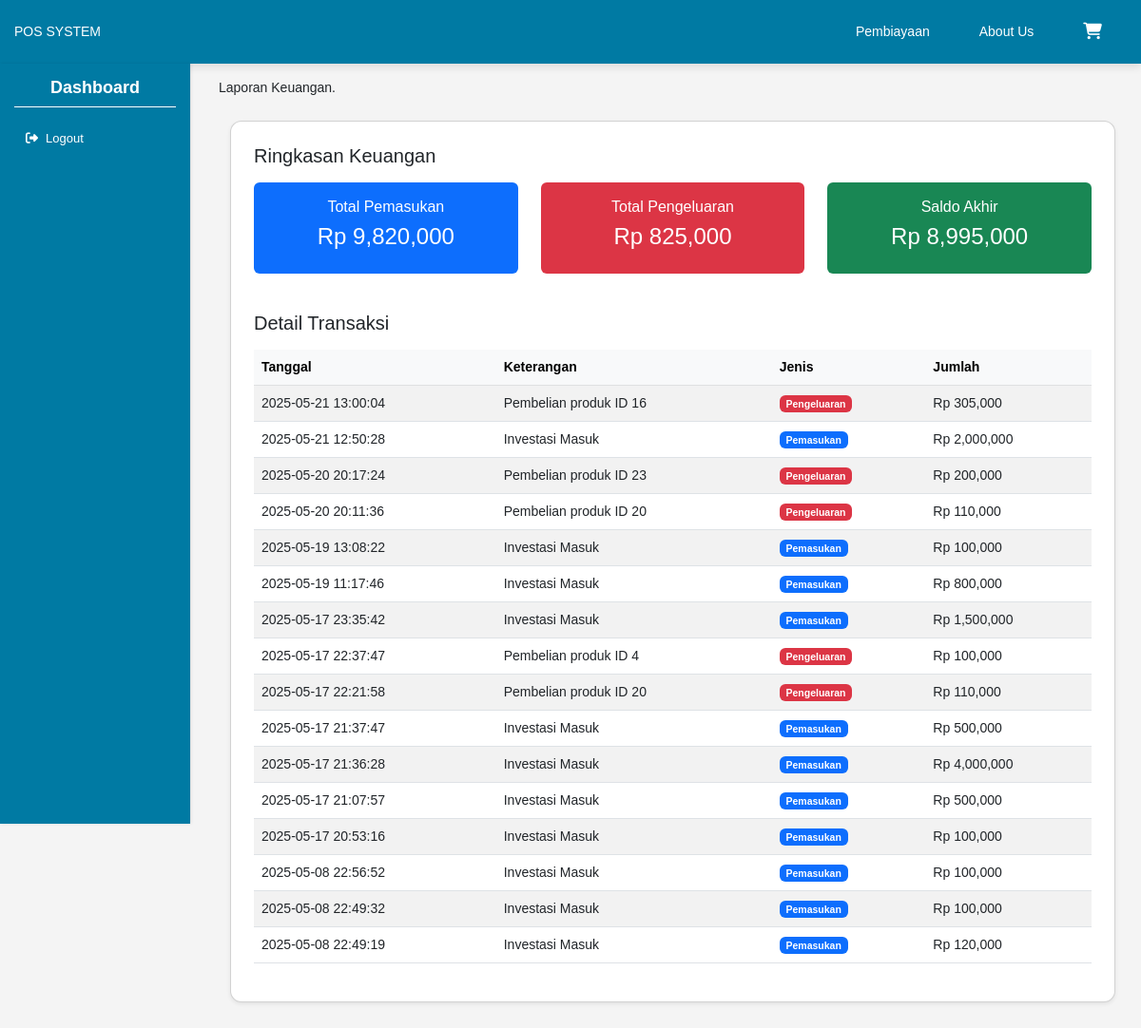
The page /laporan-keuangan on the database its author committed.
### tables this page shows
CREATE TABLE investments (
    id INTEGER PRIMARY KEY AUTOINCREMENT,
    crowdfunding_id INTEGER,
    investor_id INTEGER,
    amount REAL,
    created_at TEXT,
    FOREIGN KEY (crowdfunding_id) REFERENCES crowdfunding_requests(id)
);

### routes/bank_routes.py (the view)
@bank_routes.route('/laporan-keuangan')
def laporan_keuangan():
    conn = sqlite3.connect('myappdb.db')
    cursor = conn.cursor()
    cursor.execute("SELECT SUM(amount) FROM investments")
    total_pemasukan = cursor.fetchone()[0] or 0
    cursor.execute("SELECT SUM(amount) FROM investment_usages")
    total_pengeluaran = cursor.fetchone()[0] or 0
    saldo_akhir = total_pemasukan - total_pengeluaran
    cursor.execute("""
        SELECT created_at AS tanggal, 'Investasi Masuk' AS keterangan, 'pemasukan' AS jenis, amount
        FROM investments
        UNION ALL
        SELECT used_at AS tanggal, description AS keterangan, 'pengeluaran' AS jenis, amount
        FROM investment_usages
        ORDER BY tanggal DESC
    """)
    laporan = cursor.fetchall()
    conn.close()
    return render_template('laporan_keuangan.html',
                           total_pemasukan=total_pemasukan,
                           total_pengeluaran=total_pengeluaran,
                           saldo_akhir=saldo_akhir,
                           laporan=laporan)

### templates/laporan_keuangan.html (shortened to what this page needs)
{% extends "dashboard.html" %}
{% block content %}
<p>Laporan Keuangan.</p>
<div class="container mt-4">
    <div class="card p-4 shadow-sm">
        <h5 class="mb-3">Ringkasan Keuangan</h5>
        <div class="row mb-4">
            <div class="col-md-4 mb-3">
                <div class="bg-primary text-white p-3 rounded text-center">
                    <h6>Total Pemasukan</h6>
                    <h4>Rp {{ "{:,.0f}".format(total_pemasukan or 0) }}</h4>
                </div>
            </div>
            <div class="col-md-4 mb-3">
                <div class="bg-danger text-white p-3 rounded text-center">
                    <h6>Total Pengeluaran</h6>
                    <h4>Rp {{ "{:,.0f}".format(total_pengeluaran or 0) }}</h4>
                </div>
            </div>
            <div class="col-md-4 mb-3">
                <div class="bg-success text-white p-3 rounded text-center">
                    <h6>Saldo Akhir</h6>
                    <h4>Rp {{ "{:,.0f}".format(saldo_akhir or 0) }}</h4>
                </div>
            </div>
        </div>
        <h5 class="mb-3">Detail Transaksi</h5>
        <div class="table-responsive">
            <table class="table table-striped align-middle">
                <thead class="table-light">
                    <tr>
                        <th>Tanggal</th>
                        <th>Keterangan</th>
                        <th>Jenis</th>
                        <th>Jumlah</th>
                    </tr>
                </thead>
                <tbody>
                    {% for l in laporan %}
                    <tr>
                        <td>{{ l[0] or '-' }}</td>
                        <td>{{ l[1] or '-' }}</td>
                        <td>
                            {% if l[2] == 'pemasukan' %}
                                <span class="badge bg-primary">Pemasukan</span>
                            {% else %}
                                <span class="badge bg-danger">Pengeluaran</span>
                            {% endif %}
                        </td>
                        <td>Rp {{ "{:,.0f}".format(l[3] or 0) }}</td>
                    </tr>
                    {% endfor %}
                </tbody>
            </table>
        </div>
    </div>
</div>
{% endblock %}

### static/css/dashboard.css (style rules this page uses)
body { font-family: 'Poppins', Arial, sans-serif; font-size: 14px; margin: 0; padding: 0; box-sizing: border-box; background-color: #f4f4f4; }
.card { border-radius: 12px; box-shadow: 0 4px 12px rgba(0, 0, 0, 0.05); padding: 15px; background-color: white; margin-bottom: 20px; transition: all 0.3s ease; }

### rows shown on the page
investments: created_at "2025-05-21 12:50:28", l "Investasi Masuk", shows "Pemasukan", amount "2,000,000"
investments: created_at "2025-05-19 13:08:22", l "Investasi Masuk", shows "Pemasukan", amount "100,000"
investments: created_at "2025-05-19 11:17:46", l "Investasi Masuk", shows "Pemasukan", amount "800,000"
investments: created_at "2025-05-17 23:35:42", l "Investasi Masuk", shows "Pemasukan", amount "1,500,000"
investments: created_at "2025-05-17 21:37:47", l "Investasi Masuk", shows "Pemasukan", amount "500,000"
investments: created_at "2025-05-17 21:36:28", l "Investasi Masuk", shows "Pemasukan", amount "4,000,000"
investments: created_at "2025-05-17 21:07:57", l "Investasi Masuk", shows "Pemasukan", amount "500,000"
investments: created_at "2025-05-17 20:53:16", l "Investasi Masuk", shows "Pemasukan", amount "100,000"
investments: created_at "2025-05-08 22:56:52", l "Investasi Masuk", shows "Pemasukan", amount "100,000"
investments: created_at "2025-05-08 22:49:32", l "Investasi Masuk", shows "Pemasukan", amount "100,000"
investments: created_at "2025-05-08 22:49:19", l "Investasi Masuk", shows "Pemasukan", amount "120,000"

### other values the page prints
{{ "{:,.0f}".format(total_pemasukan or 0) }} "9,820,000"
{{ "{:,.0f}".format(total_pengeluaran or 0) }} "825,000"
{{ "{:,.0f}".format(saldo_akhir or 0) }} "8,995,000"
{{ l[0] or '-' }} "2025-05-21 13:00:04" "2025-05-20 20:17:24" "2025-05-20 20:11:36" "2025-05-17 22:37:47" "2025-05-17 22:21:58"
{{ l[1] or '-' }} "Pembelian produk ID 16" "Pembelian produk ID 23" "Pembelian produk ID 20" "Pembelian produk ID 4" "Pembelian produk ID 20"
{{ "{:,.0f}".format(l[3] or 0) }} "305,000" "200,000" "110,000" "100,000" "110,000"
